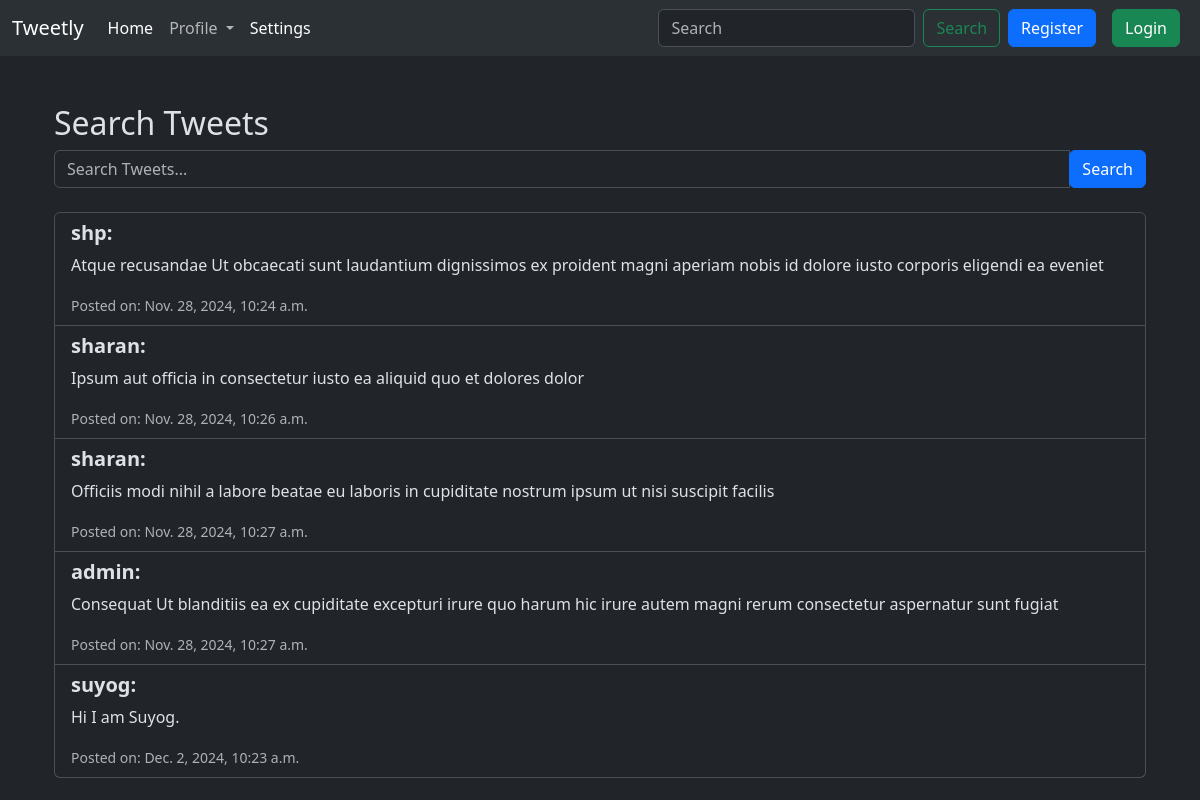
Page /tweet/search/ on the committed database.
### tweet/models.py (models this page shows, shortened)
class Tweet(models.Model):
    user = models.ForeignKey(User, on_delete=models.CASCADE)
    text = models.TextField(max_length=240)
    photo = models.ImageField(upload_to='photos/', blank=True, null=True)
    created_at = models.DateTimeField(auto_now_add=True)
    updated_at = models.DateTimeField(auto_now=True)

### tweet/views.py (the view)
# urls.py: path('search/', views.tweets_search, name='tweets_search'),
def tweets_search(request):
    query = request.GET.get('q', '')  # Get the search query from the URL (default is an empty string)
    tweets = Tweet.objects.all()
    if query:
        tweets = tweets.filter(
            Q(text__icontains=query)
        )
    form = SearchForm()
    return render(request, 'tweet_search.html', {'form': form, 'tweets': tweets})

### tweet/forms.py
class SearchForm(forms.Form):
    query = forms.CharField(label='Search', max_length=100)

### tweet/templates/tweet_search.html
{% extends "layout.html" %} {% block content %}
<div class="container mt-5">
  <h2>Search Tweets</h2>
  <form method="get" action="{% url 'tweets_search' %}" class="mb-4">
    <div class="input-group">
      <input
        type="text"
        name="q"
        value="{{ request.GET.q }}"
        class="form-control"
        placeholder="Search Tweets..."
        aria-label="Search"
      />
      <div class="input-group-append">
        <button type="submit" class="btn btn-primary">Search</button>
      </div>
    </div>
  </form>
  {% if tweets %}
  <ul class="list-group">
    {% for tweet in tweets %}
    <li class="list-group-item">
      <h5><strong>{{ tweet.user }}:</strong></h5>
      <p>{{ tweet.text }}</p>
      <small class="text-muted">Posted on: {{ tweet.created_at }}</small>
    </li>
    {% endfor %}
  </ul>
  {% else %}
  <p class="alert alert-info">No tweets found.</p>
  {% endif %}
</div>
{% endblock content %}

### rows in the picture
Tweet: user "shp", text "Atque recusandae Ut obcaecati sunt laudantium dignissimos ex proident magni aperiam nobis id dolore iusto corporis eligendi ea eveniet", created_at "Nov. 28, 2024, 10:24 a.m."
Tweet: user "sharan", text "Ipsum aut officia in consectetur iusto ea aliquid quo et dolores dolor", created_at "Nov. 28, 2024, 10:26 a.m."
Tweet: user "sharan", text "Officiis modi nihil a labore beatae eu laboris in cupiditate nostrum ipsum ut nisi suscipit facilis", created_at "Nov. 28, 2024, 10:27 a.m."
Tweet: user "admin", text "Consequat Ut blanditiis ea ex cupiditate excepturi irure quo harum hic irure autem magni rerum consectetur aspernatur sunt fugiat", created_at "Nov. 28, 2024, 10:27 a.m."
Tweet: user "suyog", text "Hi I am Suyog.", created_at "Dec. 2, 2024, 10:23 a.m."
